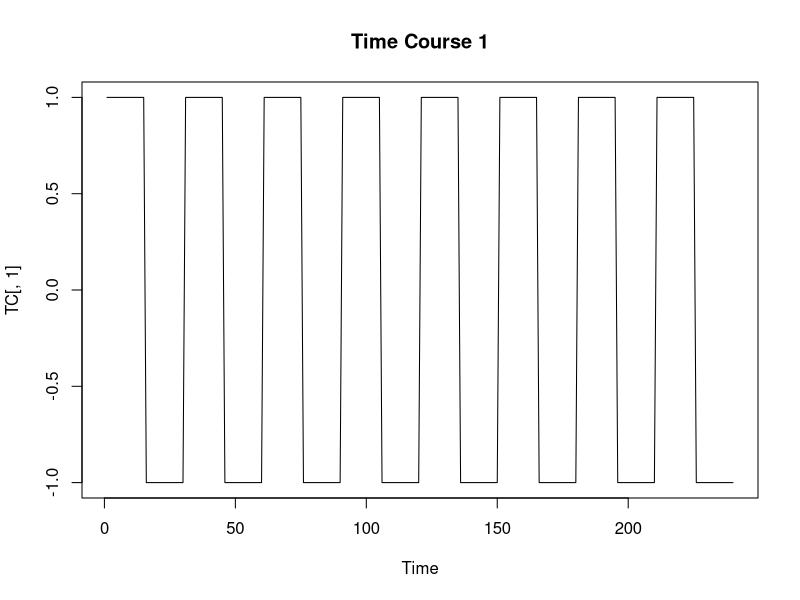
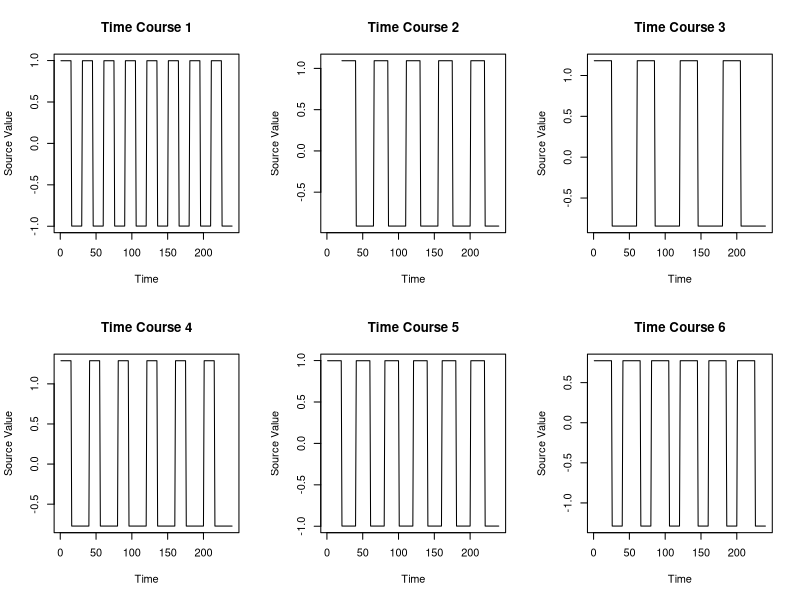
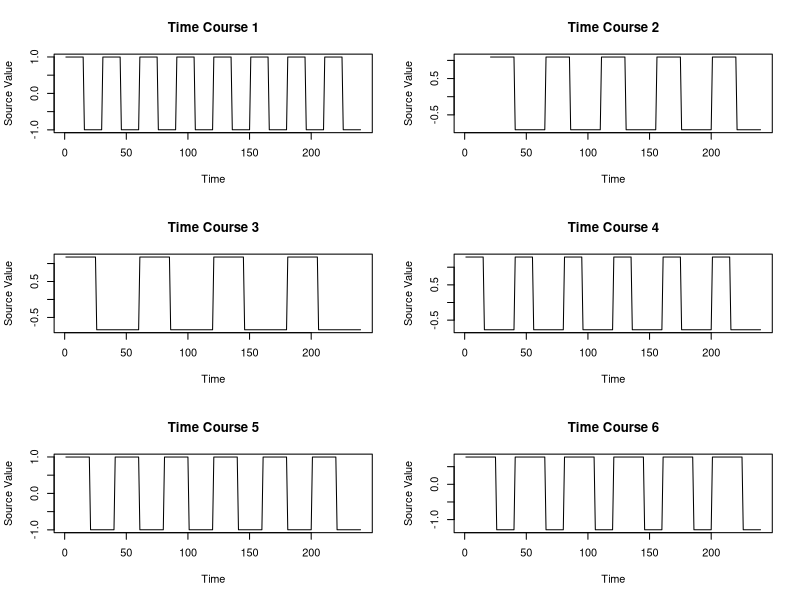

Write R code to recreate these figures, in order. (Note: this script raises an error after producing the figures.)

N = 240
V = 441
x1 = 21
x2 = 21
p = 0.5 #between 0 and 1
nsrcs = 6
#Q1.1
#X = standardized generated dataset
AV = c(0, 20, 0, 0, 0, 0) #onset arrival vector
IV = c(30, 45, 60, 40, 40, 40) #increment vector, the period
DUR_ONES = c(15, 20, 25, 15, 20, 25) #duration of ones
DUR_NEG = IV - DUR_ONES #the other section what makes up the period (IV)

#Q1.1
TC <- matrix(data = NA, nrow = 240, ncol = 6)

  for(i in 1:6){
   
    start = c(rep(NA, AV[i]))
    period = c(rep(1, DUR_ONES[i]), rep(-1, DUR_NEG[i]))
    n = length(c(start, period))
    branch = rep_len(period, N-n)
    vec = c(start, period, branch)
    TC[, i] <- vec

  }
TC[,1]
matplot(TC[,1], type = 'l', xlab = 'Time', main = 'Time Course 1')

#now we need to standardise each column
scaled_TC <- matrix(data = NA, nrow = 240, ncol = 6)
for(i in 1:6){
  scaled_col = (TC[,i] - mean(TC[,i], na.rm = TRUE)) / sd(TC[,i], na.rm = TRUE)
  scaled_TC[,i] = scaled_col
}
apply(scaled_TC, 2, mean, na.rm=TRUE)
apply(scaled_TC, 2, sd, na.rm=TRUE)

#now we make the subplots 
scaled_TC
par(mfrow=c(2,3))
matplot(scaled_TC[,1], type = 'l', xlab = 'Time', ylab = 'Source Value', 
        main = 'Time Course 1')
matplot(scaled_TC[,2], type = 'l', xlab = 'Time', ylab = 'Source Value',
        main = 'Time Course 2')
matplot(scaled_TC[,3], type = 'l', xlab = 'Time', ylab = 'Source Value',
        main = 'Time Course 3')
matplot(scaled_TC[,4], type = 'l', xlab = 'Time', ylab = 'Source Value',
        main = 'Time Course 4')
matplot(scaled_TC[,5], type = 'l', xlab = 'Time', ylab = 'Source Value',
        main = 'Time Course 5')
matplot(scaled_TC[,6], type = 'l', xlab = 'Time', ylab = 'Source Value',
        main = 'Time Course 6')

" this totally ruined the proportions, but looks better as pdf"
par(mfrow=c(3,2))
matplot(scaled_TC[,1], type = 'l', xlab = 'Time', ylab = 'Source Value', 
        main = 'Time Course 1')
matplot(scaled_TC[,2], type = 'l', xlab = 'Time', ylab = 'Source Value',
        main = 'Time Course 2')
matplot(scaled_TC[,3], type = 'l', xlab = 'Time', ylab = 'Source Value',
        main = 'Time Course 3')
matplot(scaled_TC[,4], type = 'l', xlab = 'Time', ylab = 'Source Value',
        main = 'Time Course 4')
matplot(scaled_TC[,5], type = 'l', xlab = 'Time', ylab = 'Source Value',
        main = 'Time Course 5')
matplot(scaled_TC[,6], type = 'l', xlab = 'Time', ylab = 'Source Value',
        main = 'Time Course 6')

'standardise instead of normalise as normalising means every value
takes a value between [0,1] * a scalar. it is minmax scaling.
standardising is making the data fit a standard normal distribution
(assumes it is already following a normal distribution)
'
#1.2
corr_matrix = rcorr(scaled_TC, type= 'spearman')$r
#using spearman as the values are not normally distributed
min(corr_matrix)
max(corr_matrix)
#since the heatmap will be from [-0.07, 1], there isnt any strong negative
#correlation so I will focus on only displaying the strong positive correlations
colour = colorRampPalette(c("lightblue", "lightgreen", "yellow"))(10)
heatmap = heatmap(x = corr_matrix, col = colour, symm = TRUE, 
  main = 'Correlation Between TC Vectors', Colv = NA, Rowv = NA)
legend(title = 'Scale',x = "right", 
       legend = c("0.0", "0.6", "1.0"),
       fill = colorRampPalette(c("lightblue", "lightgreen", "yellow"))(3) )

#1.3



#R code for LASSO Regresison
  #step <= 1/(norm(TC%*%t(TC))*1.1) 
  #thr <= rho*N*step
  #Ao <= matrix(0,nsrcs ,1) A <= matrix (0 , nsrcs ,1)
  #Alr <= matrix(0,nsrcs ,x1*x2)
  #for (k in 1:(x1*x2)) {
   # A<= Ao+step*(t(TC)%*%(X[,k]=(TC%*%Ao)))
    #A <= (1/(1+thr))*(sign(A)*pmax(replicate(nsrcs ,0), abs(A) =thr))
    #for ( i in 1:10)
    #{
    #}
    #Alr [ , k]<=A } 
